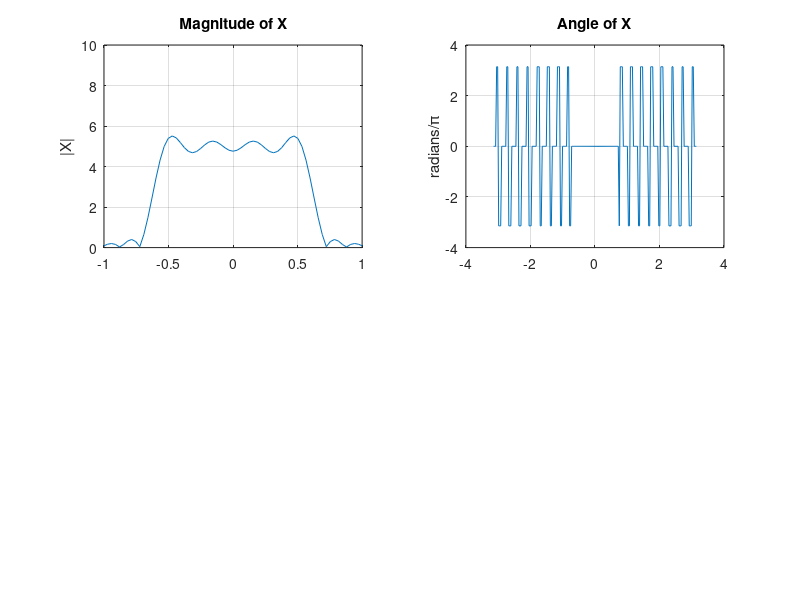

Write the MATLAB code that produced this figure.
n = -20:20; x = sinc(0.2*n);
 k = -100:100; w = (pi/100)*k; % Frequency between -pi and +pi
 X = x * (exp(-j*pi/100)).^(n'*k);
subplot(2,2,1);plot(w,abs(X)); grid; axis([-1,1,0,10])
title('Magnitude of X'); ylabel('|X|')
subplot(2,2,2);plot(w,angle(X)); grid; 
title('Angle of X'); ylabel('radians/\pi')